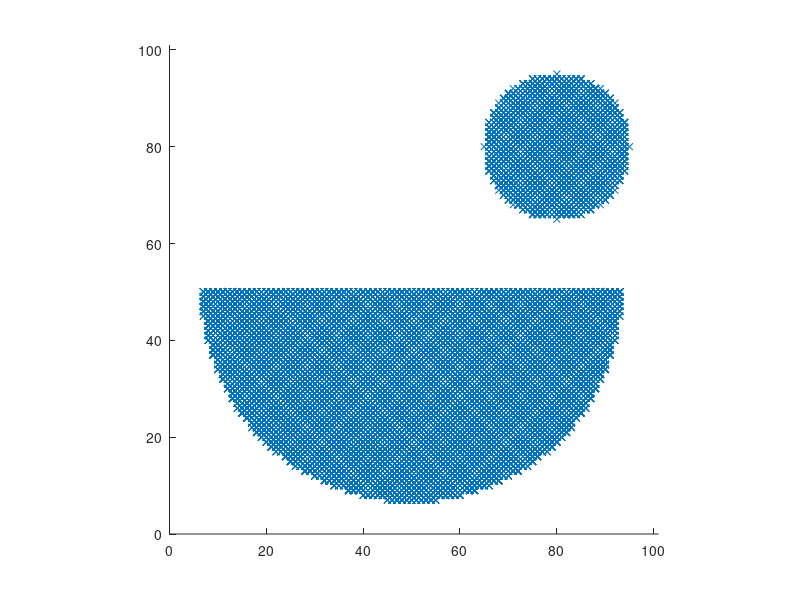

Recreate this plot in MATLAB. (Note: this script raises an error after producing the figure.)
clear all; close all; clc;

% Create image
nI = 100;
nJ = 100;
nK = 100;
diameter = sqrt(nI^2+nJ^2 + nK^2);

IM = zeros(nI,nJ,nK);

% U shape
rInner = diameter/5;
rOuter = diameter/4;
[I,J,K] = meshgrid(1:nI,1:nJ,1:nK); R = sqrt((I-floor(nI/2)).^2+(J-floor(nJ/2)).^2+(K-floor(nK/2)).^2);
IM = R>=rInner & R<=rOuter & J<=floor(nJ/2);


% % Circle near the top-right
origin = [80,80,80];
R = sqrt((I-origin(1)).^2+(J-origin(2)).^2 + (K-origin(3)).^2);
IM = IM | R<=15;

la = IM;
nSkip = 4;
laNew = la(1:nSkip:end, 1:nSkip:end, 1:nSkip:end);

figure
hold on;
% subplot(2,2,1);
plot3(I(la),J(la),K(la),'x','markersize',5)
xlim([0,nI+1])
ylim([0,nJ+1])
zlim([0,nK+1])
axis equal

%% Compute segmentation

nDim = ndims(IM);

threshold = 0.9;

minCellsI = 5;
minCellsJ = 5;
minCellsK = 5;
minCells = [minCellsI, minCellsJ, minCellsK];

[rectangles, nRectangles, efficiencies] = computeRectangleClusters(IM, minCells, threshold);

nRectangles 

drawRectangles(rectangles, nDim);
xlabel('x')
ylabel('y')
zlabel('z')






